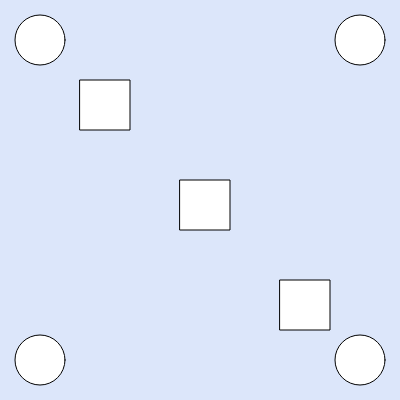
Frame 1 (no input)
Frame 60 (no input): identical to frame 1, image omitted
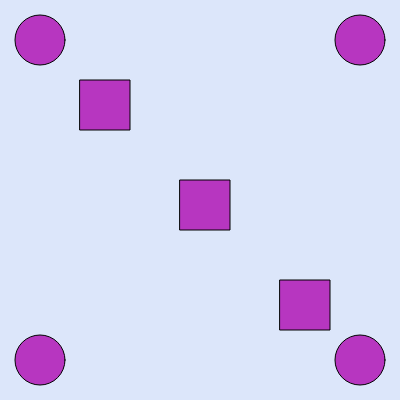
Frame 120 (the mouse pressed at the canvas centre since frame 60)

The p5.js sketch that drew these frames (run headless with seeded random() and noise() and a simulated clock; from frame 60 on, the mouse is pressed at the canvas centre):

// p5.js sketch
// ── sketch.js
var width;
var length;
var r;
var g;
var b;
var r2;
var g2;
var b2;
function setup() {
  width = 400;
  length = 400;
  createCanvas(width, length);
}

function draw() {
  background(220,230,250);
  fill(r,g,b);
  rect(width*.45, length*.45, 50, 50);
  rect(width*.2, length*.2, 50, 50);
  rect(width*.7, length*.7, 50, 50);
  fill(r2,g2,b2);
  ellipse(width *.9, length *.1, 50, 50);
  ellipse(width *.1, length *.1, 50, 50);
   ellipse(width *.1, length *.9, 50, 50);
   ellipse(width *.9, length *.9, 50, 50);
  
}

function mousePressed() {
  if (mouseX >= length*.45 && mouseX <= length*.45 + 50 && mouseY >= width*.45 && mouseY <= width*.45 + 50){
  r = random(1,256);
  g = random(1,256);
  b = random(1,256);
  }   
}
